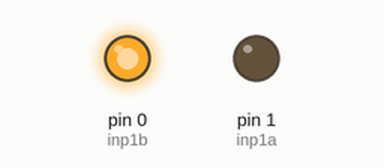
Recording of a sketch running on a simulated Arduino Uno, built with avr-gcc and run on an emulated ATmega328P. Parts: output pins drawn as LEDs (lit = HIGH).

Above: at 0.7 s.
At 5.0 s:
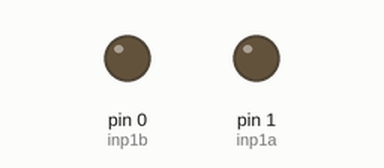
Timing chart, 0 to 6.6 s (numbered marks = the images above):
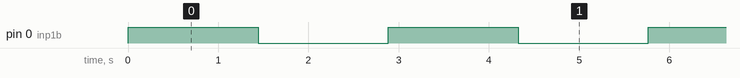

Measured:
- by itself, pin 0 (inp1b): alternates HIGH for 1.4 s and LOW for 1.4 s

The sketch:

stepper_with_pca.ino
```cpp
#include "HCPCA9685.h"
#define I2CAdd 0x40
HCPCA9685 HCPCA9685(I2CAdd);
#define inp1a 1
#define inp1b 0

// #define dir 2
// #define step 3
void setup(){
  HCPCA9685.Init();
  HCPCA9685.Sleep(false);
  // pinMode(dir,OUTPUT);
  // pinMode(step, OUTPUT);

  pinMode(inp1a, OUTPUT);
  pinMode(inp1b, OUTPUT);
}
void loop(){
  digitalWrite(inp1b, 255);
  for(int i=0;i<400;i++){
    HCPCA9685.Output(inp1a,0, 4095);//high
    delayMicroseconds(500);
    HCPCA9685.Output(inp1a,0, 0);//low
    delayMicroseconds(500);
  }
  delay(1000);

  digitalWrite(inp1b, 0);
  for(int i=0;i<400;i++){
    HCPCA9685.Output(inp1a,0, 4095);//high
    delayMicroseconds(500);
    HCPCA9685.Output(inp1a,0, 0);//low
    delayMicroseconds(500);
  }
  delay(1000);
}
```
